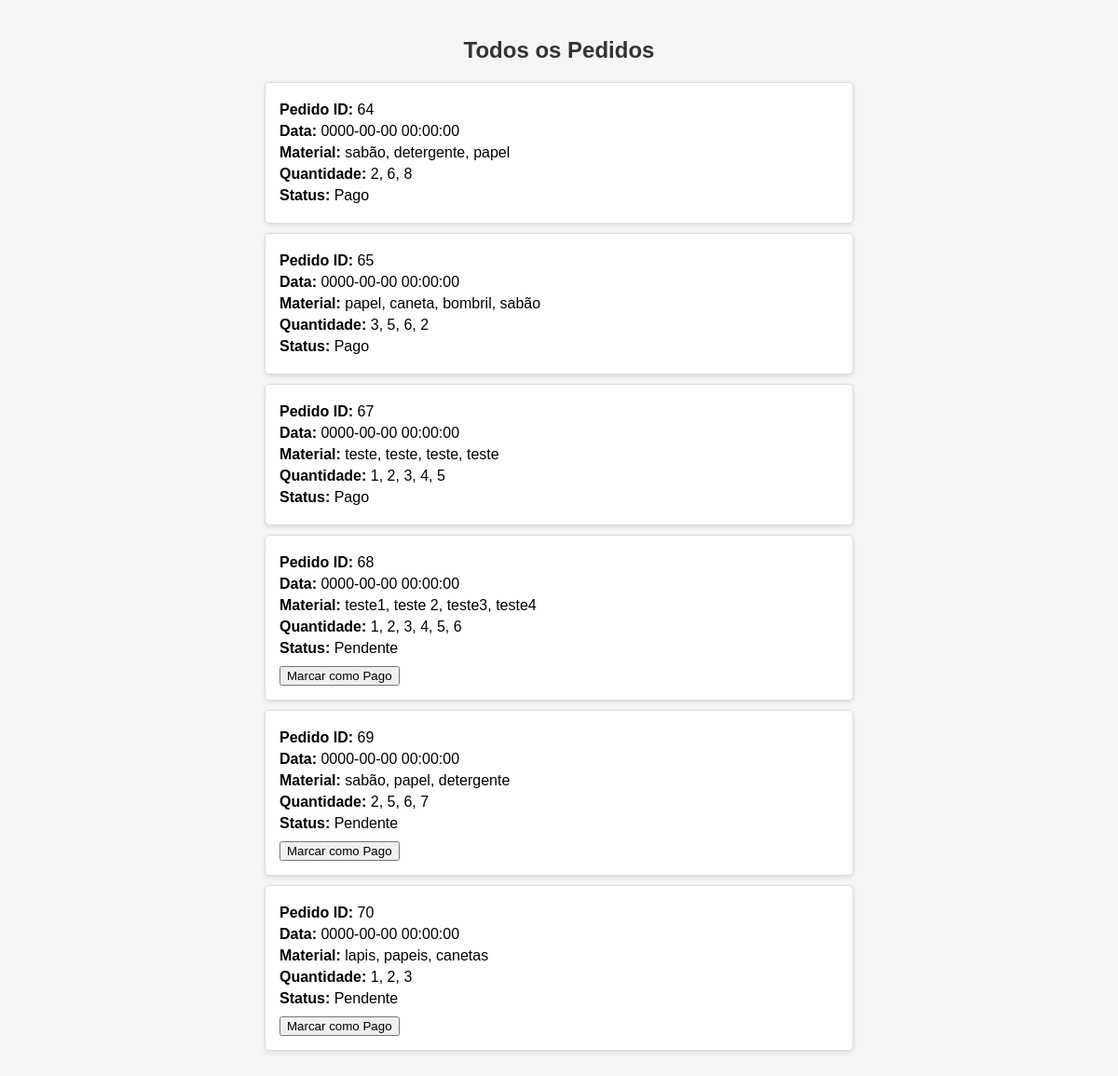
/detalhespedidoadm.php, run on the app's committed database.
### tables this page shows
CREATE TABLE `pedido` (
  `id_pedido` int(11) NOT NULL,
  `data` datetime NOT NULL,
  `usuario` varchar(255) NOT NULL,
  `nome_material` text NOT NULL,
  `quantidade` varchar(255) NOT NULL,
  `status` varchar(50) DEFAULT 'Pendente'
);

### detalhespedidoadm.php (the view, shortened to what this page needs)
<?php
$conexao = conectar();
$sql = "SELECT `id_pedido`, `data`, `nome_material`, `quantidade`, `usuario`, `status`
        FROM `pedido`
        ORDER BY `id_pedido` ASC";
$result = mysqli_query($conexao, $sql);
?>
<!DOCTYPE html>
<html lang="pt-BR">
<head>
</head>
<body>
    <h2>Todos os Pedidos</h2>
    <?php
    if (mysqli_num_rows($result) > 0) {
        while ($pedido = mysqli_fetch_assoc($result)) {
            echo "<div class='pedido'>";
            echo "<p><strong>Pedido ID:</strong> {$pedido['id_pedido']}</p>";
            echo "<p><strong>Data:</strong> {$pedido['data']}</p>";
            echo "<p><strong>Material:</strong> {$pedido['nome_material']}</p>";
            echo "<p><strong>Quantidade:</strong> {$pedido['quantidade']}</p>";
            echo "<p><strong>Status:</strong> {$pedido['status']}</p>";
            if ($pedido['status'] !== 'Pago') {
                echo "<form method='POST'>";
                echo "<button type='submit' name='marcar_pago'>Marcar como Pago</button>";
                echo "</form>";
            }
            echo "</div>";
        }
    } else {
        echo "<p class='no-pedidos'>Nenhum pedido encontrado.</p>";
    }
    ?>
</body>
</html>

### detalhespedidoadm.php (style rules this page uses)
body { font-family: Arial, sans-serif; background-color: #f5f5f5; margin: 0; padding: 20px; }
h2 { color: #333; text-align: center; margin-bottom: 20px; }
.pedido { background-color: #fff; border: 1px solid #ddd; border-radius: 5px; padding: 15px; margin: 10px auto; max-width: 600px; box-shadow: 0 2px 5px rgba(0, 0, 0, 0.1); }
.pedido p { margin: 5px 0; }
.pedido form { margin-top: 10px; }

### data on the page
pedido: id_pedido "64", data "0000-00-00 00:00:00", nome_material "sabão, detergente, papel", quantidade "2, 6, 8", status "Pago"
pedido: id_pedido "65", data "0000-00-00 00:00:00", nome_material "papel, caneta, bombril, sabão", quantidade "3, 5, 6, 2", status "Pago"
pedido: id_pedido "67", data "0000-00-00 00:00:00", nome_material "teste, teste, teste, teste", quantidade "1, 2, 3, 4, 5", status "Pago"
pedido: id_pedido "68", data "0000-00-00 00:00:00", nome_material "teste1, teste 2, teste3, teste4", quantidade "1, 2, 3, 4, 5, 6", status "Pendente"
pedido: id_pedido "69", data "0000-00-00 00:00:00", nome_material "sabão, papel, detergente", quantidade "2, 5, 6, 7", status "Pendente"
pedido: id_pedido "70", data "0000-00-00 00:00:00", nome_material "lapis, papeis, canetas", quantidade "1, 2, 3", status "Pendente"
